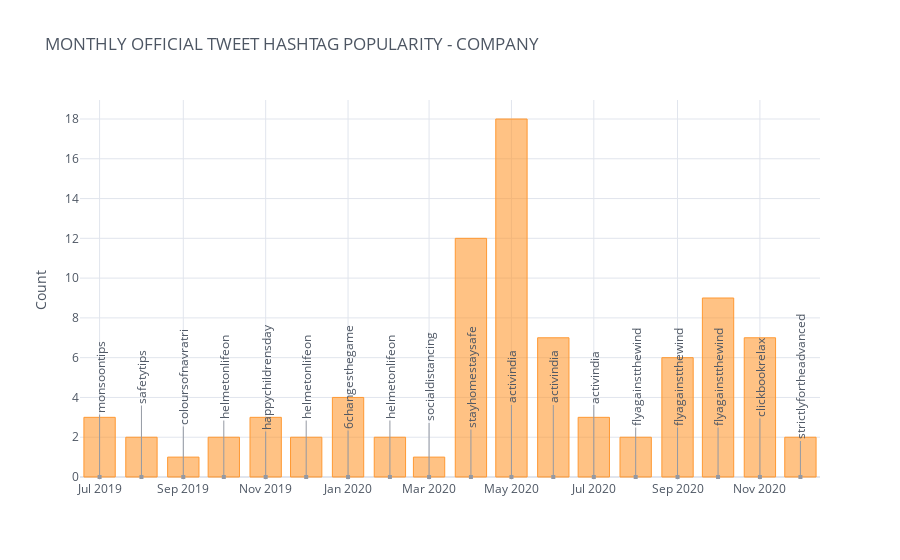

Notebook code cell kept with this figure:
### Code cell
annotations=dict(zip([pop_hashtags_freq['Date'][n].strftime('%Y-%m') for n in range(len(pop_hashtags_freq['Date']))],pop_hashtags_freq['Hashtag']))
pop_hashtags_freq.iplot(kind='bar',x='Date',y='Count',yTitle='Count',theme='white',annotations=annotations,title='MONTHLY OFFICIAL TWEET HASHTAG POPULARITY - COMPANY')

### Figure 1 — Plotly figure (JSON) as saved in the notebook; plotly's stock layout.template omitted (floating-point values rounded to 4 significant figures)
{"data": [{"marker": {"color": "rgba(255, 153, 51, 0.6)", "line": {"color": "rgba(255, 153, 51, 1.0)", "width": 1}}, "name": "Count", "orientation": "v", "text": "", "type": "bar", "x": ["2019-07", "2019-08", "2019-09", "2019-10", "2019-11", "2019-12", "2020-01", "2020-02", "2020-03", "2020-04", "2020-05", "2020-06", "2020-07", "2020-08", "2020-09", "2020-10", "2020-11", "2020-12"], "y": [3, 2, 1, 2, 3, 2, 4, 2, 1, 12, 18, 7, 3, 2, 6, 9, 7, 2]}], "layout": {"annotations": [{"arrowcolor": "#9499A3", "arrowhead": 7, "ax": 0, "ay": -100, "font": {"color": "#4D5663", "size": 12}, "hovertext": "", "opacity": 1, "showarrow": true, "text": "monsoontips", "textangle": -90, "x": "2019-07", "xref": "x", "y": 0, "yref": "y"}, {"arrowcolor": "#9499A3", "arrowhead": 7, "ax": 0, "ay": -100, "font": {"color": "#4D5663", "size": 12}, "hovertext": "", "opacity": 1, "showarrow": true, "text": "safetytips", "textangle": -90, "x": "2019-08", "xref": "x", "y": 0, "yref": "y"}, {"arrowcolor": "#9499A3", "arrowhead": 7, "ax": 0, "ay": -100, "font": {"color": "#4D5663", "size": 12}, "hovertext": "", "opacity": 1, "showarrow": true, "text": "coloursofnavratri", "textangle": -90, "x": "2019-09", "xref": "x", "y": 0, "yref": "y"}, {"arrowcolor": "#9499A3", "arrowhead": 7, "ax": 0, "ay": -100, "font": {"color": "#4D5663", "size": 12}, "hovertext": "", "opacity": 1, "showarrow": true, "text": "helmetonlifeon", "textangle": -90, "x": "2019-10", "xref": "x", "y": 0, "yref": "y"}, {"arrowcolor": "#9499A3", "arrowhead": 7, "ax": 0, "ay": -100, "font": {"color": "#4D5663", "size": 12}, "hovertext": "", "opacity": 1, "showarrow": true, "text": "happychildrensday", "textangle": -90, "x": "2019-11", "xref": "x", "y": 0, "yref": "y"}, {"arrowcolor": "#9499A3", "arrowhead": 7, "ax": 0, "ay": -100, "font": {"color": "#4D5663", "size": 12}, "hovertext": "", "opacity": 1, "showarrow": true, "text": "helmetonlifeon", "textangle": -90, "x": "2019-12", "xref": "x", "y": 0, "yref": "y"}, {"arrowcolor": "#9499A3", "arrowhead": 7, "ax": 0, "ay": -100, "font": {"color": "#4D5663", "size": 12}, "hovertext": "", "opacity": 1, "showarrow": true, "text": "6changesthegame", "textangle": -90, "x": "2020-01", "xref": "x", "y": 0, "yref": "y"}, {"arrowcolor": "#9499A3", "arrowhead": 7, "ax": 0, "ay": -100, "font": {"color": "#4D5663", "size": 12}, "hovertext": "", "opacity": 1, "showarrow": true, "text": "helmetonlifeon", "textangle": -90, "x": "2020-02", "xref": "x", "y": 0, "yref": "y"}, {"arrowcolor": "#9499A3", "arrowhead": 7, "ax": 0, "ay": -100, "font": {"color": "#4D5663", "size": 12}, "hovertext": "", "opacity": 1, "showarrow": true, "text": "socialdistancing", "textangle": -90, "x": "2020-03", "xref": "x", "y": 0, "yref": "y"}, {"arrowcolor": "#9499A3", "arrowhead": 7, "ax": 0, "ay": -100, "font": {"color": "#4D5663", "size": 12}, "hovertext": "", "opacity": 1, "showarrow": true, "text": "stayhomestaysafe", "textangle": -90, "x": "2020-04", "xref": "x", "y": 0, "yref": "y"}, {"arrowcolor": "#9499A3", "arrowhead": 7, "ax": 0, "ay": -100, "font": {"color": "#4D5663", "size": 12}, "hovertext": "", "opacity": 1, "showarrow": true, "text": "activindia", "textangle": -90, "x": "2020-05", "xref": "x", "y": 0, "yref": "y"}, {"arrowcolor": "#9499A3", "arrowhead": 7, "ax": 0, "ay": -100, "font": {"color": "#4D5663", "size": 12}, "hovertext": "", "opacity": 1, "showarrow": true, "text": "activindia", "textangle": -90, "x": "2020-06", "xref": "x", "y": 0, "yref": "y"}, {"arrowcolor": "#9499A3", "arrowhead": 7, "ax": 0, "ay": -100, "font": {"color": "#4D5663", "size": 12}, "hovertext": "", "opacity": 1, "showarrow": true, "text": "activindia", "textangle": -90, "x": "2020-07", "xref": "x", "y": 0, "yref": "y"}, {"arrowcolor": "#9499A3", "arrowhead": 7, "ax": 0, "ay": -100, "font": {"color": "#4D5663", "size": 12}, "hovertext": "", "opacity": 1, "showarrow": true, "text": "flyagainstthewind", "textangle": -90, "x": "2020-08", "xref": "x", "y": 0, "yref": "y"}, {"arrowcolor": "#9499A3", "arrowhead": 7, "ax": 0, "ay": -100, "font": {"color": "#4D5663", "size": 12}, "hovertext": "", "opacity": 1, "showarrow": true, "text": "flyagainstthewind", "textangle": -90, "x": "2020-09", "xref": "x", "y": 0, "yref": "y"}, {"arrowcolor": "#9499A3", "arrowhead": 7, "ax": 0, "ay": -100, "font": {"color": "#4D5663", "size": 12}, "hovertext": "", "opacity": 1, "showarrow": true, "text": "flyagainstthewind", "textangle": -90, "x": "2020-10", "xref": "x", "y": 0, "yref": "y"}, {"arrowcolor": "#9499A3", "arrowhead": 7, "ax": 0, "ay": -100, "font": {"color": "#4D5663", "size": 12}, "hovertext": "", "opacity": 1, "showarrow": true, "text": "clickbookrelax", "textangle": -90, "x": "2020-11", "xref": "x", "y": 0, "yref": "y"}, {"arrowcolor": "#9499A3", "arrowhead": 7, "ax": 0, "ay": -100, "font": {"color": "#4D5663", "size": 12}, "hovertext": "", "opacity": 1, "showarrow": true, "text": "strictlyfortheadvanced", "textangle": -90, "x": "2020-12", "xref": "x", "y": 0, "yref": "y"}], "legend": {"bgcolor": "#FFFFFF", "font": {"color": "#4D5663"}}, "paper_bgcolor": "#FFFFFF", "plot_bgcolor": "#FFFFFF", "title": {"font": {"color": "#4D5663"}, "text": "MONTHLY OFFICIAL TWEET HASHTAG POPULARITY - COMPANY"}, "xaxis": {"gridcolor": "#E1E5ED", "showgrid": true, "tickfont": {"color": "#4D5663"}, "title": {"font": {"color": "#4D5663"}, "text": ""}, "zerolinecolor": "#E1E5ED"}, "yaxis": {"gridcolor": "#E1E5ED", "showgrid": true, "tickfont": {"color": "#4D5663"}, "title": {"font": {"color": "#4D5663"}, "text": "Count"}, "zerolinecolor": "#E1E5ED"}}}
